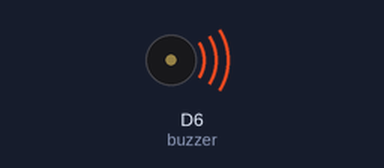
This sketch was run on a simulated ESP8266 (NodeMCU). Parts: buzzer (waves = sounding, pin HIGH).

Above: at 0.1 s.
At 9.6 s:
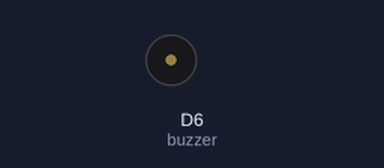
Timing chart, 0 to 11.1 s (numbered marks = the images above):
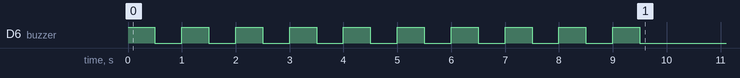

The sketch:

Tes_Buzzer.ino
```cpp
#define buzzer D6

void buzz(int jumlah, int Delay) {
  for (int i = 0; i < jumlah; i++) {
    digitalWrite(buzzer, HIGH);
    delay(Delay);
    digitalWrite(buzzer, LOW);
    delay(Delay);
  }
}

void setup() {
  pinMode(buzzer, OUTPUT);
  buzz(10, 500);
}

void loop() {

}
```
